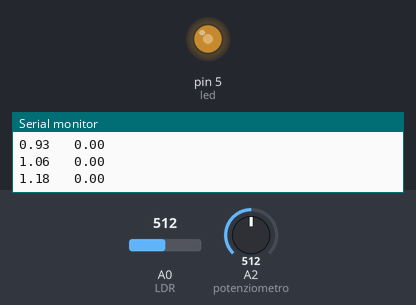
Bench run of a sketch on a simulated Arduino Uno, built with avr-gcc and run on an emulated ATmega328P. On the bench: output pins drawn as LEDs (lit = HIGH), the last lines printed to the serial monitor. The test bench sets the inputs (shaded band); at power-on: A2 (potenziometro) = 512, A0 (LDR) = 512. Storage starts empty.

Above: at 1.2 s.
1.3 s: A2 (potenziometro) set to 716
At 2.6 s:
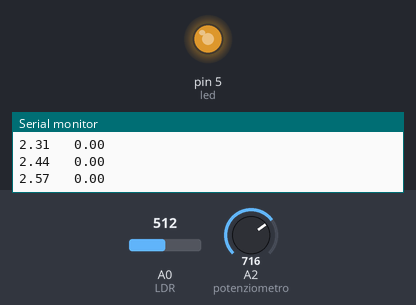
2.9 s: A2 (potenziometro) set to 900
At 4.1 s:
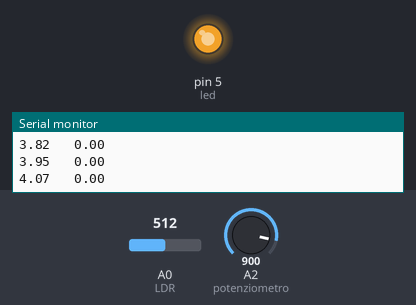
4.4 s: A2 (potenziometro) set to 122
At 5.6 s:
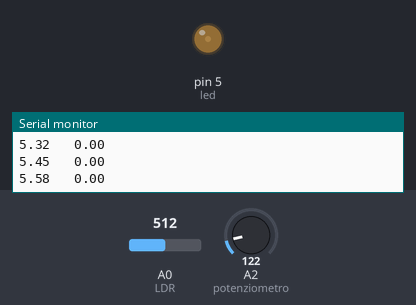
5.9 s: A2 (potenziometro) set to 0
At 6.9 s:
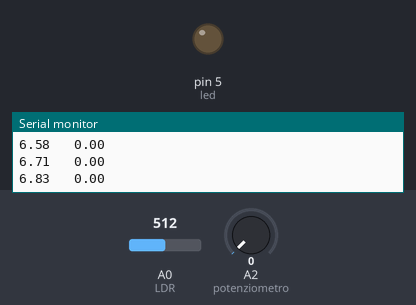
Timing chart, 0 to 8.4 s (numbered marks = the images above; inputs shaded):
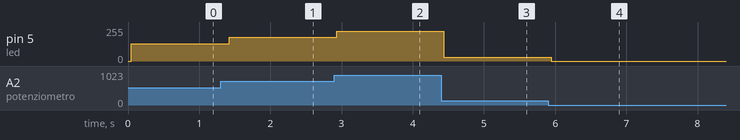

The sketch:

LDR+Lamp.ino
```cpp
/* Con questo sketch possiamo identificare i transiti di
 *  pianeta (una pallina di stagnola) davanti ad una led.
 *  Successivamente i dati vengono sia proiettati sul monitor
 *  seriale che scritti su una scheda microSD in modo da poterli
 *  analizzare anche in un secondo momento
 */
//inclusione delle librerie per la lettura della scheda SD
#include <SD.h>
#include <SPI.h>

//Dichiarazione delle variabili che useremo
int LDR = A0;
int potenziometro = A2;
int led = 5;
float conta = 0.0;
float piedistallo = 0.0;
float s = 0.0;
float bias = 0.0;
float LDR_B = 0.0;

int chipSelect = 4;
File datalogger;

void setup()
{
    pinMode (led, OUTPUT);          //Dichiarazione del led come output
    Serial.begin(250000);          //Apertura e preparazione del monitor seriale
    pinMode(LDR, INPUT);           //Dichiarazione della fotoresistenza come input
    SD.begin(3);                   //Dichiarazione del pin di lettura della scheda SD

    datalogger = SD.open("data.txt", FILE_WRITE);  //apertura del file data.txt e inizio di scrittura
    datalogger.print("\n");
    datalogger.println("--------------- Nuova lettura ---------------");
    datalogger.println("\n");
    datalogger.print("\n");
    datalogger.close();
}

void loop() {
    /* Qui andiamo a calcolare e poi a eliminare la presenza di errori
     * dovuti a correnti esterni, fonte di luce esterne ecc... Nella fase
     * sucessiva definiamo una variabile bias che è la media di questi
     * errori e la sottraiamo al valore letto dalla fotoresistenza.
     * In questo modo vengono identificati solo i conteggi reali dovuti
     * al transito del pianeta.
     */
    for (int i = 0; i < 100; i++) {
        float piedistallo = analogRead(LDR);
        conta = piedistallo + conta;
        s = s + 1.0;
    }

    bias = (conta / s);

    int intensita = analogRead(potenziometro);
    analogWrite(led, intensita / 4);

    int LDRValue = analogRead(LDR);
    float LDR_nb = analogRead(LDR);
    LDR_B = LDR_nb - bias;

    /* L'operatore datalogger apre la scheda SD e inizia a creare
     * il file secondo una formattazione da noi voluta.
     */
    datalogger = SD.open("data.txt", FILE_WRITE);

    if (datalogger) {
        float time = millis(); // Tempo in millisecondi
        int LDRValue = analogRead(LDR);

        datalogger.print("I= ");             // Scrive 'I = ' nel file data.txt
        datalogger.print("\t");              // Da una tabulazione
        datalogger.print(LDR_B, 1);          // Scrive il valore letto dal sensore e sottratto per il bias
        datalogger.print("\t");              // Da una tabulazione
        datalogger.print("t= ");             // Scrive 't = ' nel file data.txt
        datalogger.print("\t");              // Da una tabulazione
        datalogger.print(time, 1);           // Scrive il valore di tempo in millisecondi
        datalogger.println("\n");            // Va a capo e si riparte con una nuova linea
        datalogger.close();
    }

    float timeInSeconds = millis() / 1000.0; // Converti il tempo in secondi
     Serial.print(timeInSeconds);
      Serial.print("   ");
    //Serial.print("LDR_B: ");
    Serial.println(LDR_B);
    //Serial.print(" | Tempo (s): ");


    delay(100); // Campionamento dell'acquisizione in ms
}
```

Measured:
- after the input at 1.3 s, pin 5 (led): 128/255 → 179/255 after 0.13 s
- after the input at 2.9 s, pin 5 (led): 179/255 → 225/255 at once
- after the input at 4.4 s, pin 5 (led): 225/255 → 30/255 at once
- after the input at 5.9 s, pin 5 (led): 30/255 → 0/255 at once
